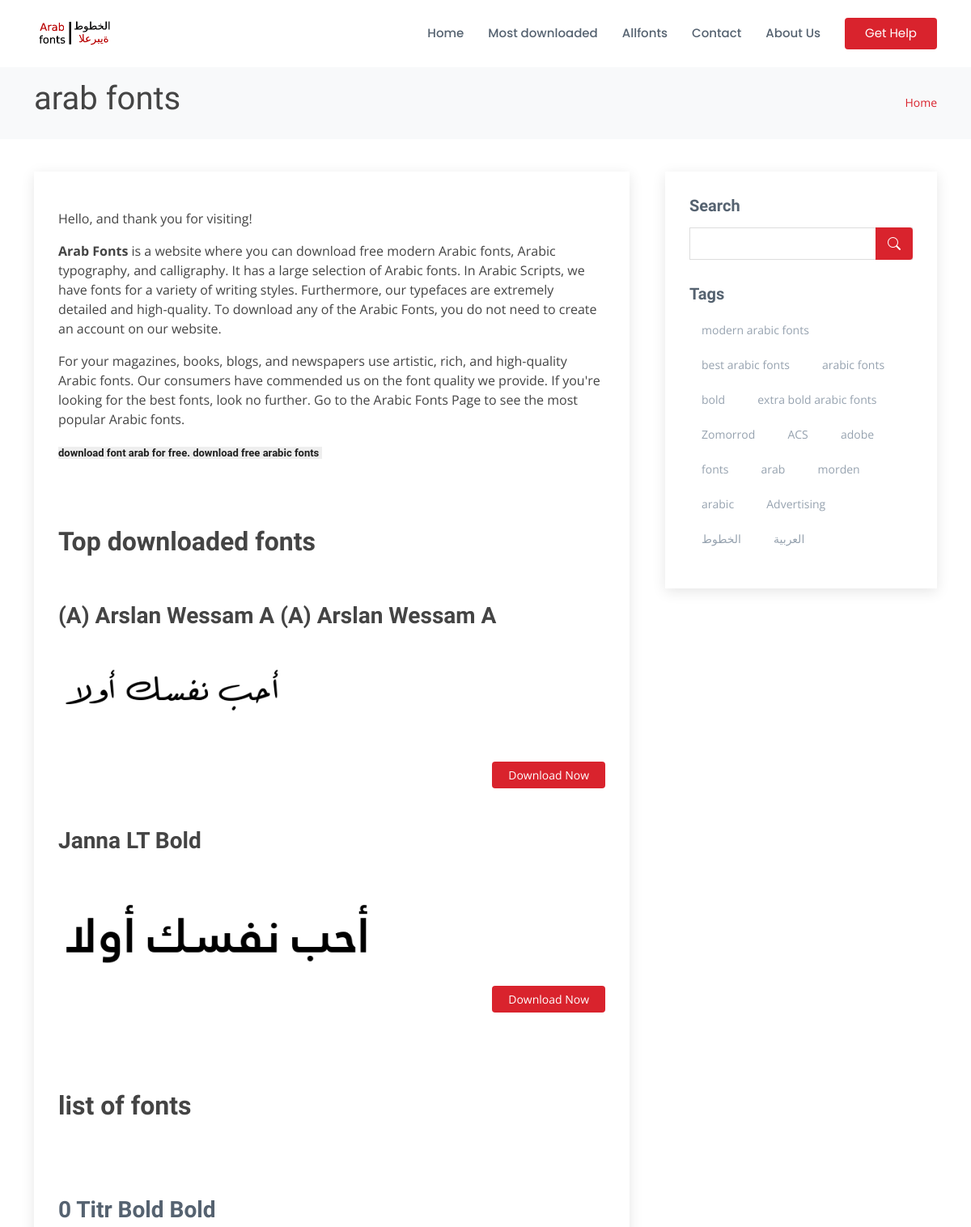
The app's page / (upper part), older data.
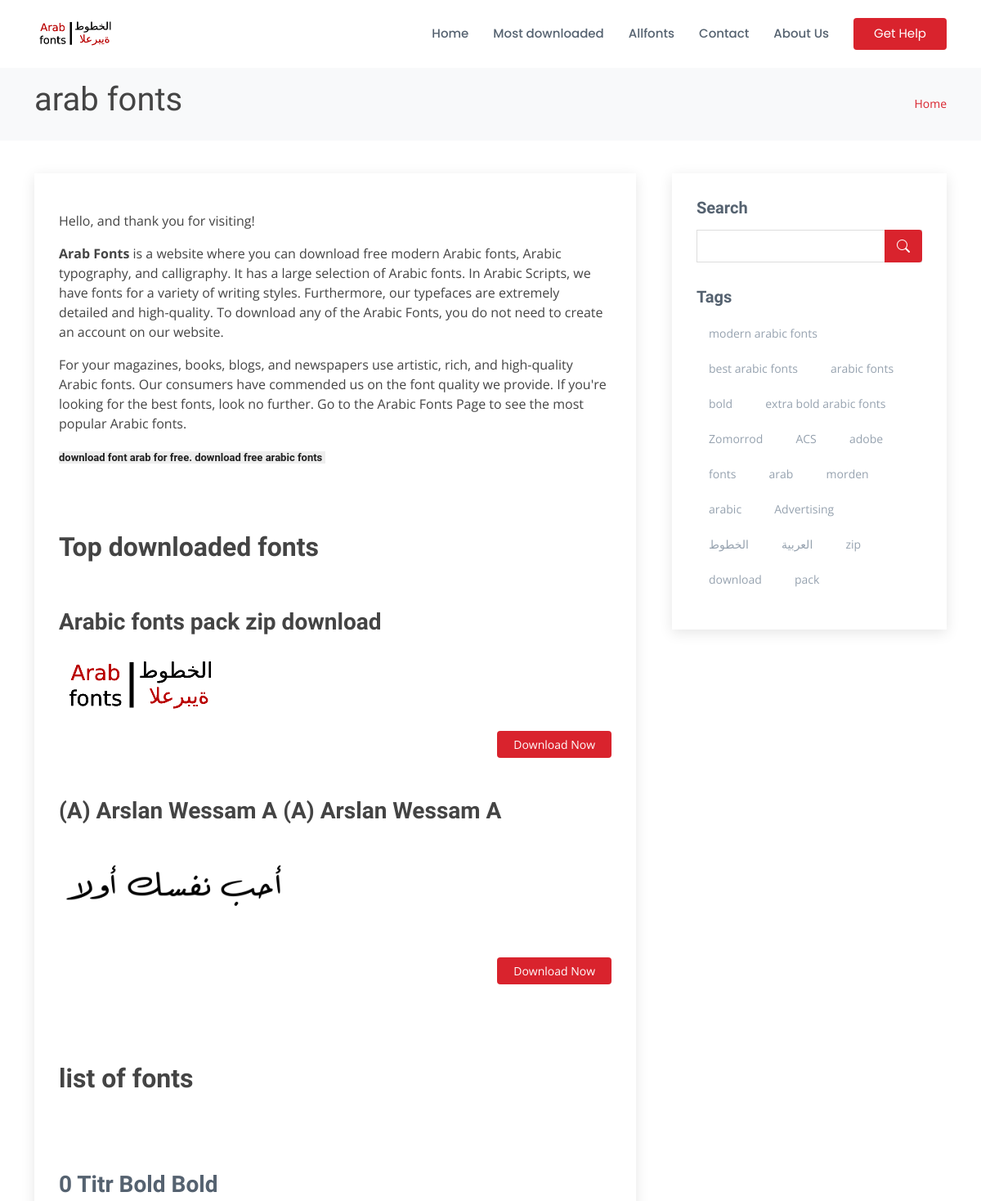
The same page, newer data.
### home/models.py (models this page shows, shortened)
class Fonts(models.Model):
    title = models.CharField(max_length=100, unique=True)
    slug = models.SlugField(max_length=200, null=True, blank=True)
    metakeyword = models.CharField(max_length=200, null=True)
    tags = TaggableManager()
    header_image = models.ImageField(upload_to='header_image')
    headerimg_alt = models.CharField(max_length=100, default="arabic fonts")
    upload_fonts = models.FileField(upload_to="upload_fonts")
    short_dis = FroalaField()
    long_dis = FroalaField()
    char_maping = models.ImageField(upload_to='char_maping')
    charimg_alt = models.CharField(max_length=100, default="arabic fonts charecter maping image")
    publish = models.BooleanField(default=False)
    Total_downloads = models.PositiveIntegerField(default=10, blank=False, null= False)

### home/views.py (the view)
# urls.py: 2. Add a URL to urlpatterns:  path('', views.home, name='home')
def home(request):
    websitedata = Modification.objects.latest('websitename', 'websitediscription', 'ouremail', 'copyright', 'logo', 'favicon' )
    allfonts = Fonts.objects.filter(publish = True)
    alltag = Tag.objects.all()
    p = Paginator(allfonts, 8)
    page = request.GET.get('page')
    fontsfinal = p.get_page(page)
    topfonts = Fonts.objects.order_by('-Total_downloads')
    context = {'fontsfinal': fontsfinal,
                'copyright': copyright,
                'websitedata': websitedata,
                'topfonts': topfonts[:2],
                'alltag': alltag
    }
    return render(request , 'index.html',context)

### templates/index.html (shortened to what this page needs)
{% extends 'base.html' %}
{% block content %}
</header>
  <main id="main">
    <section id="breadcrumbs" class="breadcrumbs">
      <div class="container">
        <div class="d-flex justify-content-between align-items-center">
          <h1>{{ websitedata.websitename }}</h1>
          <ol>
            <li><a href="/">Home</a></li>
          </ol>
        </div>
      </div>
    </section>
      <section id="blog" class="blog">
      <div class="container" data-aos="fade-up">
        <div class="row">
          <div class="col-lg-8 entries">
            <article class="entry">
              <p>
                {{ websitedata.websitediscription|safe }}
                <br><br>
              </p>
              <h2><strong>Top downloaded fonts</strong></h2></br></br>
              {% for fonts in topfonts %}
                      <h2 class="entry-title">{{fonts.title}}</h2>
                      <a href="{% url 'fonts_details' fonts.slug%}"><img src="/static/{{fonts.header_image}}" class="img-fluid" alt="{{fonts.headerimg_alt}}{{fonts.title}}"></a>
                      <div class="entry-content">
                        <div class="read-more">
                          <a href="{% url 'fonts_details' fonts.slug %}">Download Now</a>
                        </div>
                      </div><br></br>
                {% endfor %}
              <h2><strong> list of fonts </strong><h2>
              {% for fonts in fontsfinal %}
              <h2 class="entry-title">
                <a href="{% url 'fonts_details' fonts.slug %}">{{fonts.title}}</a>
              </h2>
              <br><br>
              {% endfor %}
            </article>
          </div>
          <div class="col-lg-4">
            <div class="sidebar">
              <h3 class="sidebar-title">Search</h3>
              <div class="sidebar-item search-form">
                <form method=POST action="{% url 'search' %}">
                  <input type="text" name="searched">
                  <button type="submit"><i class="bi bi-search"></i></button>
                </form>
              </div>
              <h3 class="sidebar-title">Tags</h3>
               <div class="sidebar-item tags">
                <ul>
                  {% for tag in alltag %}
                  <li><a href="/">{{tag}}</a></li>
                  {% endfor %}
                </ul>
              </div>
            </div>
          </div>
        </div>
      </div>
    </section>
  </main>
  {% endblock %}

Row changes from the older to the newer data that the page shows:
no longer on this page (row unchanged): Fonts: title "Janna LT Bold", header_image (picture), shown under "Top downloaded fonts"
added Fonts: title "Arabic fonts pack zip download", header_image (picture), shown under "Top downloaded fonts"
added Tag: name "zip"
added Tag: name "download"
added Tag: name "pack"
